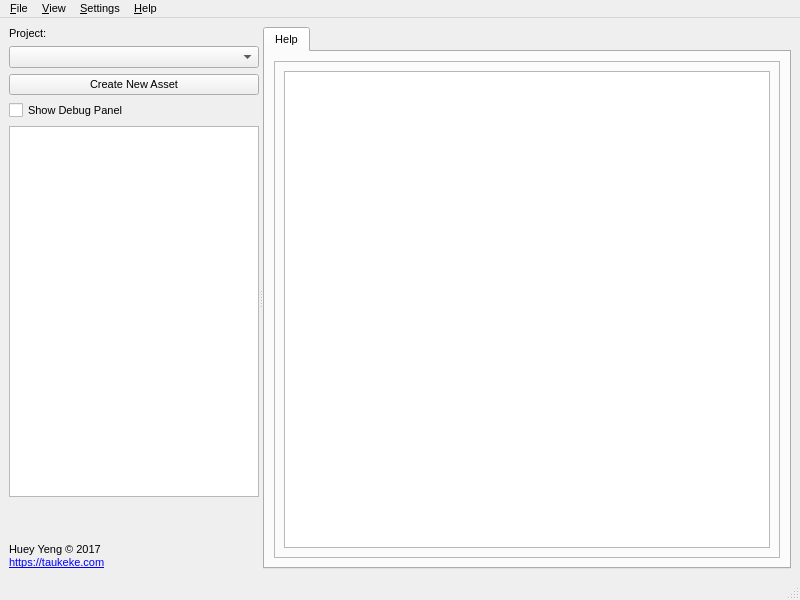
<?xml version="1.0" encoding="UTF-8"?>
<ui version="4.0">
 <class>MainWindow</class>
 <widget class="QMainWindow" name="MainWindow">
  <property name="windowModality">
   <enum>Qt::NonModal</enum>
  </property>
  <property name="geometry">
   <rect>
    <x>0</x>
    <y>0</y>
    <width>800</width>
    <height>600</height>
   </rect>
  </property>
  <property name="sizePolicy">
   <sizepolicy hsizetype="Expanding" vsizetype="Expanding">
    <horstretch>0</horstretch>
    <verstretch>0</verstretch>
   </sizepolicy>
  </property>
  <property name="minimumSize">
   <size>
    <width>800</width>
    <height>600</height>
   </size>
  </property>
  <property name="maximumSize">
   <size>
    <width>16777215</width>
    <height>16777215</height>
   </size>
  </property>
  <property name="font">
   <font>
    <pointsize>8</pointsize>
   </font>
  </property>
  <property name="windowTitle">
   <string>Assets Browser</string>
  </property>
  <property name="documentMode">
   <bool>false</bool>
  </property>
  <property name="tabShape">
   <enum>QTabWidget::Rounded</enum>
  </property>
  <widget class="QWidget" name="centralWidget">
   <property name="enabled">
    <bool>true</bool>
   </property>
   <property name="sizePolicy">
    <sizepolicy hsizetype="Expanding" vsizetype="Expanding">
     <horstretch>0</horstretch>
     <verstretch>0</verstretch>
    </sizepolicy>
   </property>
   <property name="minimumSize">
    <size>
     <width>800</width>
     <height>550</height>
    </size>
   </property>
   <layout class="QHBoxLayout" name="horizontalLayout_2">
    <item>
     <widget class="QSplitter" name="splitter">
      <property name="orientation">
       <enum>Qt::Horizontal</enum>
      </property>
      <property name="childrenCollapsible">
       <bool>false</bool>
      </property>
      <widget class="QWidget" name="actionWidget" native="true">
       <property name="sizePolicy">
        <sizepolicy hsizetype="Preferred" vsizetype="Preferred">
         <horstretch>0</horstretch>
         <verstretch>0</verstretch>
        </sizepolicy>
       </property>
       <property name="minimumSize">
        <size>
         <width>150</width>
         <height>0</height>
        </size>
       </property>
       <property name="maximumSize">
        <size>
         <width>250</width>
         <height>16777215</height>
        </size>
       </property>
       <layout class="QVBoxLayout" name="verticalLayout">
        <item>
         <widget class="QLabel" name="labelProject">
          <property name="text">
           <string>Project:</string>
          </property>
         </widget>
        </item>
        <item>
         <widget class="QComboBox" name="comboBox">
          <property name="layoutDirection">
           <enum>Qt::LeftToRight</enum>
          </property>
          <property name="sizeAdjustPolicy">
           <enum>QComboBox::AdjustToContentsOnFirstShow</enum>
          </property>
          <property name="frame">
           <bool>true</bool>
          </property>
         </widget>
        </item>
        <item>
         <widget class="QPushButton" name="pushBtnNew">
          <property name="text">
           <string>Create New Asset</string>
          </property>
         </widget>
        </item>
        <item>
         <widget class="QCheckBox" name="checkBoxDebug">
          <property name="enabled">
           <bool>true</bool>
          </property>
          <property name="sizePolicy">
           <sizepolicy hsizetype="Minimum" vsizetype="Fixed">
            <horstretch>0</horstretch>
            <verstretch>0</verstretch>
           </sizepolicy>
          </property>
          <property name="text">
           <string>Show Debug Panel</string>
          </property>
         </widget>
        </item>
        <item>
         <widget class="QTextEdit" name="textEdit">
          <property name="sizePolicy">
           <sizepolicy hsizetype="Expanding" vsizetype="Expanding">
            <horstretch>0</horstretch>
            <verstretch>1</verstretch>
           </sizepolicy>
          </property>
         </widget>
        </item>
        <item>
         <spacer name="textSpacer">
          <property name="orientation">
           <enum>Qt::Vertical</enum>
          </property>
          <property name="sizeType">
           <enum>QSizePolicy::MinimumExpanding</enum>
          </property>
          <property name="sizeHint" stdset="0">
           <size>
            <width>20</width>
            <height>40</height>
           </size>
          </property>
         </spacer>
        </item>
        <item>
         <widget class="QLabel" name="labelCredits">
          <property name="text">
           <string>&lt;html&gt;&lt;head/&gt;&lt;body&gt;&lt;p&gt;Huey Yeng © 2017&lt;br/&gt;&lt;a href=&quot;https://taukeke.com&quot;&gt;&lt;span style=&quot; text-decoration: underline; color:#0000ff;&quot;&gt;https://taukeke.com&lt;/span&gt;&lt;/a&gt;&lt;/p&gt;&lt;/body&gt;&lt;/html&gt;</string>
          </property>
          <property name="textFormat">
           <enum>Qt::AutoText</enum>
          </property>
          <property name="openExternalLinks">
           <bool>true</bool>
          </property>
         </widget>
        </item>
       </layout>
       <zorder>labelCredits</zorder>
       <zorder>checkBoxDebug</zorder>
       <zorder>pushBtnNew</zorder>
       <zorder>labelProject</zorder>
       <zorder>textEdit</zorder>
       <zorder>comboBox</zorder>
       <zorder>textSpacer</zorder>
      </widget>
      <widget class="QTabWidget" name="tabWidget">
       <property name="currentIndex">
        <number>0</number>
       </property>
       <widget class="QWidget" name="tabHelp">
        <attribute name="title">
         <string>Help</string>
        </attribute>
        <layout class="QHBoxLayout" name="horizontalLayout_3">
         <item>
          <widget class="QFrame" name="frameHelp">
           <property name="frameShape">
            <enum>QFrame::StyledPanel</enum>
           </property>
           <property name="frameShadow">
            <enum>QFrame::Sunken</enum>
           </property>
           <layout class="QHBoxLayout" name="horizontalLayout">
            <item>
             <widget class="QTextBrowser" name="textBrowserHelp">
              <property name="openExternalLinks">
               <bool>true</bool>
              </property>
             </widget>
            </item>
           </layout>
          </widget>
         </item>
        </layout>
       </widget>
      </widget>
     </widget>
    </item>
   </layout>
  </widget>
  <widget class="QMenuBar" name="menubar">
   <property name="geometry">
    <rect>
     <x>0</x>
     <y>0</y>
     <width>800</width>
     <height>21</height>
    </rect>
   </property>
   <widget class="QMenu" name="menuFile">
    <property name="title">
     <string>&amp;File</string>
    </property>
    <addaction name="actionQuit"/>
   </widget>
   <widget class="QMenu" name="menuView">
    <property name="title">
     <string>&amp;View</string>
    </property>
    <addaction name="actionAlwaysOnTop"/>
   </widget>
   <widget class="QMenu" name="menuHelp">
    <property name="title">
     <string>&amp;Help</string>
    </property>
    <addaction name="actionAbout"/>
   </widget>
   <widget class="QMenu" name="menuSettings">
    <property name="title">
     <string>&amp;Settings</string>
    </property>
    <addaction name="actionPreferences"/>
   </widget>
   <addaction name="menuFile"/>
   <addaction name="menuView"/>
   <addaction name="menuSettings"/>
   <addaction name="menuHelp"/>
  </widget>
  <widget class="QStatusBar" name="statusbar">
   <property name="enabled">
    <bool>true</bool>
   </property>
  </widget>
  <action name="actionQuit">
   <property name="text">
    <string>&amp;Quit</string>
   </property>
  </action>
  <action name="actionAbout">
   <property name="text">
    <string>&amp;About Assets Browser</string>
   </property>
  </action>
  <action name="actionAlwaysOnTop">
   <property name="checkable">
    <bool>true</bool>
   </property>
   <property name="text">
    <string>Always on &amp;Top</string>
   </property>
  </action>
  <action name="actionPreferences">
   <property name="text">
    <string>&amp;Preferences...</string>
   </property>
  </action>
 </widget>
 <resources/>
 <connections/>
</ui>
